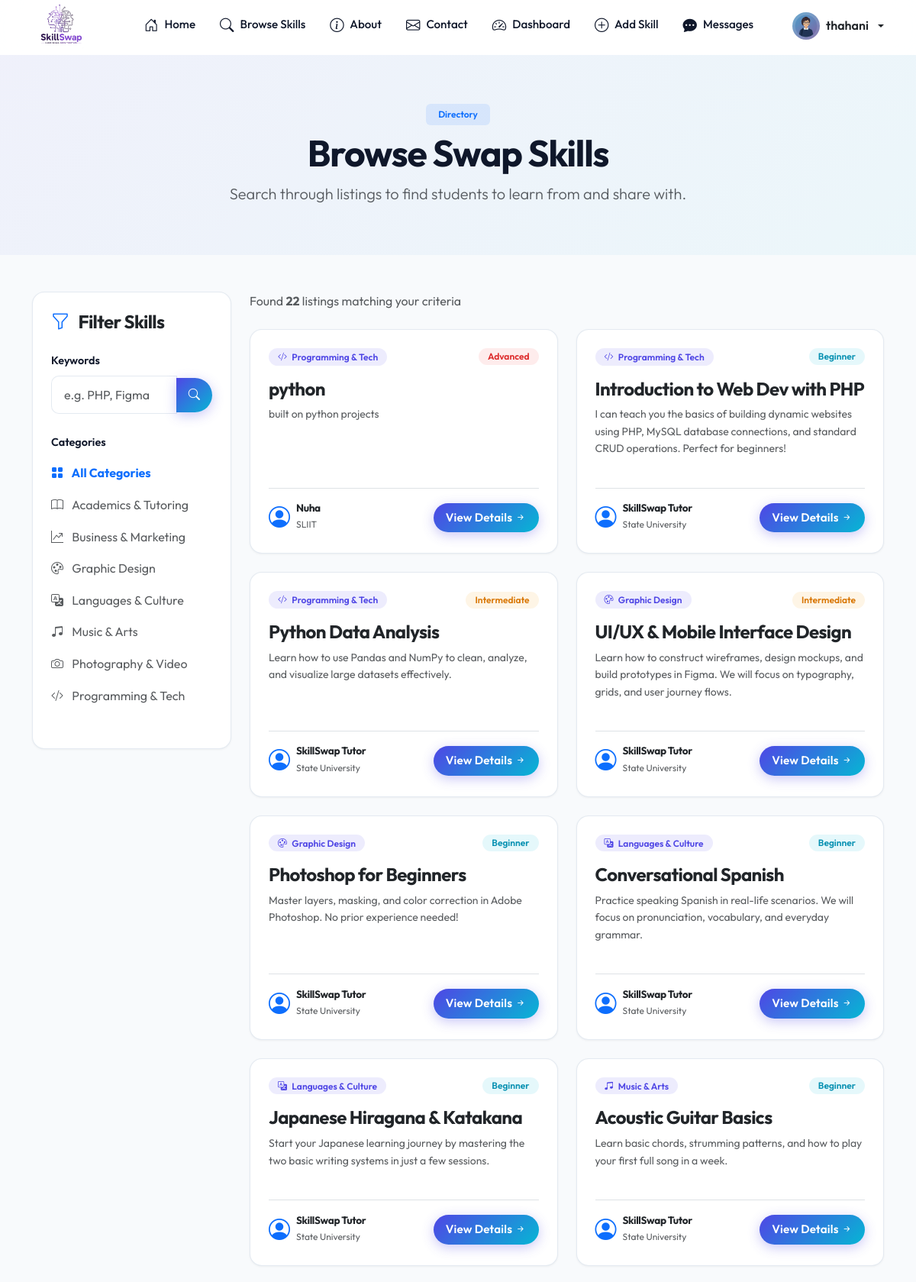
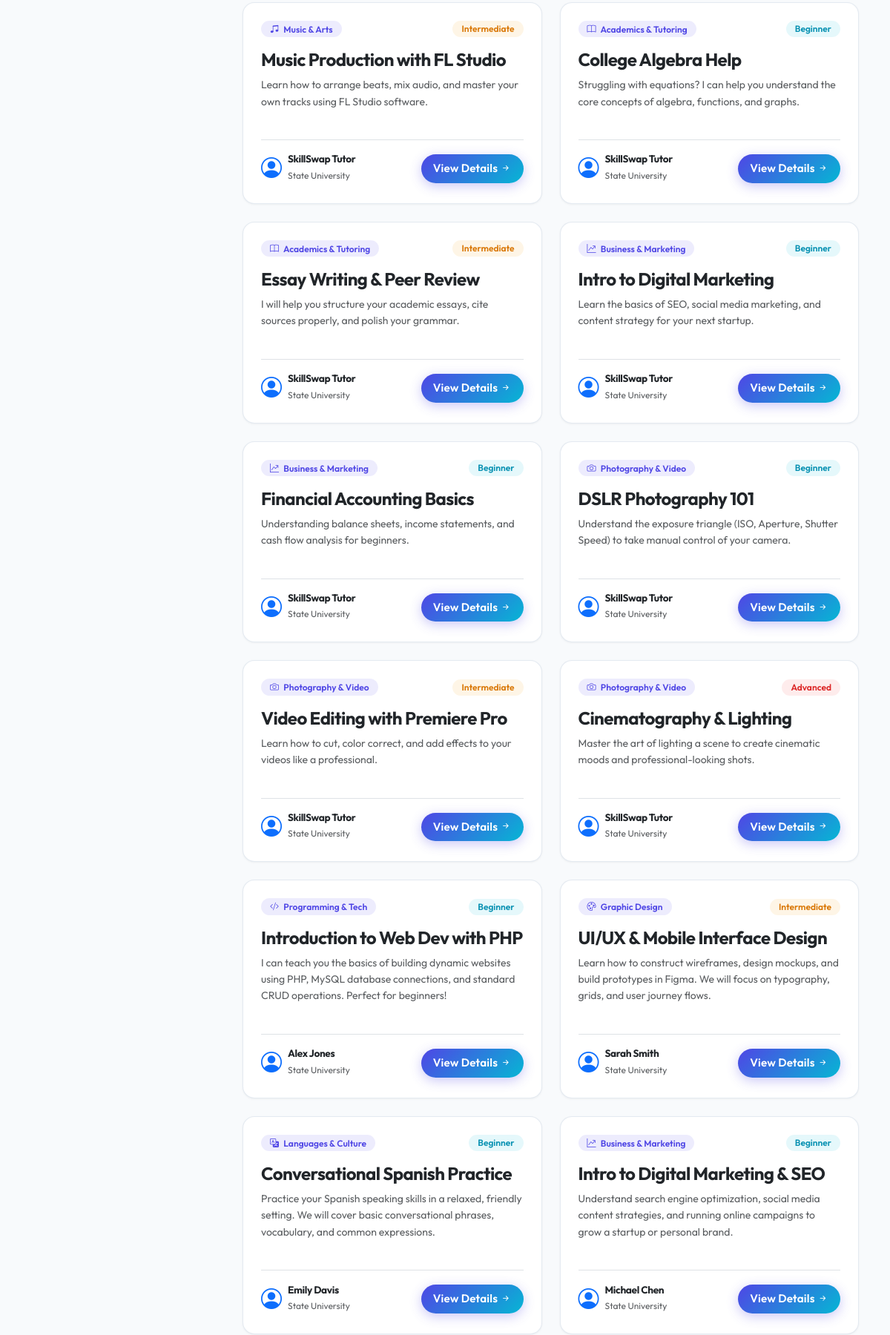
The page /browse-skills.php (signed in, upper part) on the database its author committed (2 pictures, top to bottom).
### tables this page shows
CREATE TABLE `users` (
  `id` int(11) NOT NULL,
  `username` varchar(50) NOT NULL,
  `email` varchar(100) NOT NULL,
  `password` varchar(255) NOT NULL,
  `name` varchar(100) NOT NULL,
  `university` varchar(150) DEFAULT NULL,
  `department` varchar(150) DEFAULT NULL,
  `bio` text DEFAULT NULL,
  `skills_teach` text DEFAULT NULL,
  `skills_learn` text DEFAULT NULL,
  `profile_photo` varchar(255) DEFAULT 'default-profile.png',
  `created_at` timestamp NOT NULL DEFAULT current_timestamp()
);

CREATE TABLE `categories` (
  `id` int(11) NOT NULL,
  `name` varchar(50) NOT NULL,
  `icon` varchar(50) DEFAULT 'bi-code-slash'
);

CREATE TABLE `skills` (
  `id` int(11) NOT NULL,
  `user_id` int(11) NOT NULL,
  `title` varchar(100) NOT NULL,
  `description` text NOT NULL,
  `category_id` int(11) NOT NULL,
  `level` enum('Beginner','Intermediate','Advanced') NOT NULL,
  `availability` varchar(100) NOT NULL,
  `created_at` timestamp NOT NULL DEFAULT current_timestamp()
);

### includes/auth.php (called while the page is built, shortened)
<?php
function isLoggedIn() {
    return isset($_SESSION['user_id']);
}
function isAdminLoggedIn() {
    return isset($_SESSION['admin_id']);
}
function getLoggedInUser($pdo) {
    try {
        $stmt = $pdo->prepare("SELECT * FROM users WHERE id = ?");
        $stmt->execute([$_SESSION['user_id']]);
        return $stmt->fetch();
    } catch (PDOException $e) {
        return null;
    }
}
?>

### browse-skills.php (the view, shortened to what this page needs)
<?php
require_once 'includes/db.php';
require_once 'includes/auth.php';
$categories = [];
try {
    $categories = $pdo->query("SELECT * FROM categories ORDER BY name ASC")->fetchAll();
} catch (PDOException $e) {
}
$search = isset($_GET['search']) ? trim($_GET['search']) : '';
$category_filter = isset($_GET['category']) ? (int)$_GET['category'] : 0;
$query = "SELECT s.*, u.name as teacher_name, u.university as teacher_uni, c.name as category_name, c.icon as category_icon
          FROM skills s
          JOIN users u ON s.user_id = u.id
          JOIN categories c ON s.category_id = c.id
          WHERE 1=1";
$params = [];
$query .= " ORDER BY s.created_at DESC";
$skills = [];
try {
    $stmt = $pdo->prepare($query);
    $stmt->execute($params);
    $skills = $stmt->fetchAll();
} catch (PDOException $e) {
    $error = "Error fetching skills database: " . $e->getMessage();
}
require_once 'includes/header.php';
require_once 'includes/navbar.php';
?>
<section class="py-5 bg-light text-center" style="background: var(--gradient-soft) !important;">
    <div class="container my-3">
        <span class="badge bg-primary bg-opacity-10 text-primary px-3 py-2 mb-2 fw-semibold">Directory</span>
        <h1 class="display-5 fw-bold">Browse Swap Skills</h1>
        <p class="text-muted lead mx-auto" style="max-width: 600px;">Search through listings to find students to learn from and share with.</p>
    </div>
</section>
<div class="container my-5">
    <div class="row g-4">
        <div class="col-lg-3">
            <div class="card card-premium p-4 bg-white sticky-lg-top" style="top: 100px; z-index: 10;">
                <h4 class="fw-bold mb-4 text-dark"><i class="bi bi-funnel text-primary me-2"></i> Filter Skills</h4>
                <form action="browse-skills.php" method="GET">
                    <div class="mb-4">
                        <label for="search" class="form-label form-label-premium">Keywords</label>
                        <div class="input-group">
                            <input type="text" name="search" id="search" class="form-control form-control-premium" placeholder="e.g. PHP, Figma" value="<?php echo htmlspecialchars($search); ?>">
                            <button type="submit" class="btn btn-premium px-3"><i class="bi bi-search"></i></button>
                        </div>
                    </div>
                    <div class="mb-4">
                        <label class="form-label form-label-premium">Categories</label>
                        <div class="list-group list-group-flush">
                            <a href="browse-skills.php?search=<?php echo urlencode($search); ?>" class="list-group-item list-group-item-action border-0 px-0 d-flex justify-content-between align-items-center py-2 <?php echo $category_filter === 0 ? 'text-primary fw-bold' : 'text-muted'; ?>">
                                <span><i class="bi bi-grid-fill me-2"></i> All Categories</span>
                            </a>
                            <?php foreach ($categories as $cat): ?>
                                <a href="browse-skills.php?category=<?php echo $cat['id']; ?>&search=<?php echo urlencode($search); ?>" class="list-group-item list-group-item-action border-0 px-0 d-flex justify-content-between align-items-center py-2 <?php echo $category_filter === (int)$cat['id'] ? 'text-primary fw-bold' : 'text-muted'; ?>">
                                    <span><i class="bi <?php echo htmlspecialchars($cat['icon']); ?> me-2"></i> <?php echo htmlspecialchars($cat['name']); ?></span>
                                </a>
                            <?php endforeach; ?>
                        </div>
                    </div>
                </form>
            </div>
        </div>
        <div class="col-lg-9">
            <div class="d-flex justify-content-between align-items-center mb-4">
                <p class="text-muted mb-0">Found <strong><?php echo count($skills); ?></strong> listings matching your criteria</p>
            </div>
            <?php if (empty($skills)): ?>
                <div class="card card-premium p-5 text-center bg-white">
                    <div class="display-1 text-muted"><i class="bi bi-search-heart"></i></div>
                    <h3 class="fw-bold mt-3">No Skills Found</h3>
                    <p class="text-muted mx-auto" style="max-width: 450px;">We couldn't find any skills matching your search parameters. Try clearing the filters or search for something else!</p>
                    <div class="mt-3">
                        <a href="browse-skills.php" class="btn btn-premium"><i class="bi bi-arrow-counterclockwise me-1"></i> View All Listings</a>
                    </div>
                </div>
            <?php else: ?>
                <div class="row g-4">
                    <?php foreach ($skills as $skill): ?>
                        <div class="col-md-6">
                            <div class="card card-premium h-100 d-flex flex-column justify-content-between p-4 bg-white">
                                <div>
                                    <div class="d-flex justify-content-between align-items-center mb-3">
                                        <span class="badge badge-custom badge-category">
                                            <i class="bi <?php echo htmlspecialchars($skill['category_icon']); ?> me-1"></i> <?php echo htmlspecialchars($skill['category_name']); ?>
                                        </span>
                                        <span class="badge badge-custom badge-level-<?php echo strtolower($skill['level']); ?>"><?php echo htmlspecialchars($skill['level']); ?></span>
                                    </div>
                                    <h4 class="fw-bold text-dark mb-2"><?php echo htmlspecialchars($skill['title']); ?></h4>
                                    <p class="text-muted small mb-4"><?php echo htmlspecialchars(substr($skill['description'], 0, 150)) . (strlen($skill['description']) > 150 ? '...' : ''); ?></p>
                                </div>
                                <div class="border-top pt-3 mt-3 d-flex justify-content-between align-items-center">
                                    <div class="d-flex align-items-center gap-2">
                                        <i class="bi bi-person-circle text-primary fs-3"></i>
                                        <div>
                                            <h6 class="mb-0 fw-bold text-dark" style="font-size: 0.85rem;"><?php echo htmlspecialchars($skill['teacher_name']); ?></h6>
                                            <small class="text-muted" style="font-size: 0.75rem;"><?php echo htmlspecialchars($skill['teacher_uni']); ?></small>
                                        </div>
                                    </div>
                                    <a href="skill-details.php?id=<?php echo $skill['id']; ?>" class="btn btn-sm btn-premium py-2 px-3">
                                        View Details <i class="bi bi-arrow-right-short"></i>
                                    </a>
                                </div>
                            </div>
                        </div>
                    <?php endforeach; ?>
                </div>
            <?php endif; ?>
        </div>
    </div>
</div>
<?php require_once 'includes/footer.php'; ?>

### includes/navbar.php (shortened to what this page needs)
<?php
$base_path = isset($base_path) ? $base_path : '';
require_once __DIR__ . '/auth.php';
require_once __DIR__ . '/db.php';
$current_user = null;
if (isLoggedIn()) {
    $current_user = getLoggedInUser($pdo);
}
?>
<nav class="navbar navbar-expand-lg navbar-custom sticky-top">
    <div class="container">
        <a class="navbar-brand navbar-brand-custom d-flex align-items-center" href="<?php echo $base_path; ?>index.php">
            <img src="<?php echo $base_path; ?>assets/img/logo2.jpeg" alt="SkillSwap Logo" style="height: 75px; width: auto; object-fit: contain;">
        </a>
        <div class="collapse navbar-collapse" id="navbarNav">
            <ul class="navbar-nav ms-lg-5 me-auto mb-2 mb-lg-0 align-items-lg-center gap-3">
                <?php if (isAdminLoggedIn()): ?>
                    <li class="nav-item">
                        <a class="nav-link nav-link-custom" href="<?php echo $base_path; ?>admin/dashboard.php">Dashboard</a>
                    </li>
                    <li class="nav-item">
                        <a class="nav-link nav-link-custom" href="<?php echo $base_path; ?>admin/users.php">Users</a>
                    </li>
                    <li class="nav-item">
                        <a class="nav-link nav-link-custom" href="<?php echo $base_path; ?>admin/skills.php">Skills</a>
                    </li>
                    <li class="nav-item">
                        <a class="nav-link nav-link-custom" href="<?php echo $base_path; ?>admin/categories.php">Categories</a>
                    </li>
                    <li class="nav-item">
                        <a class="nav-link nav-link-custom" href="<?php echo $base_path; ?>admin/requests.php">Requests</a>
                    </li>
                <?php else: ?>
                    <li class="nav-item">
                        <a class="nav-link nav-link-custom" href="<?php echo $base_path; ?>index.php">
                            <i class="bi bi-house-door"></i> Home
                        </a>
                    </li>
                    <li class="nav-item">
                        <a class="nav-link nav-link-custom" href="<?php echo $base_path; ?>browse-skills.php">
                            <i class="bi bi-search"></i> Browse Skills
                        </a>
                    </li>
                    <li class="nav-item">
                        <a class="nav-link nav-link-custom" href="<?php echo $base_path; ?>about.php">
                            <i class="bi bi-info-circle"></i> About
                        </a>
                    </li>
                    <li class="nav-item">
                        <a class="nav-link nav-link-custom" href="<?php echo $base_path; ?>contact.php">
                            <i class="bi bi-envelope"></i> Contact
                        </a>
                    </li>
                    <?php if (isLoggedIn()): ?>
                        <li class="nav-item">
                            <a class="nav-link nav-link-custom" href="<?php echo $base_path; ?>dashboard.php">
                                <i class="bi bi-speedometer2"></i> Dashboard
                            </a>
                        </li>
                        <li class="nav-item">
                            <a class="nav-link nav-link-custom" href="<?php echo $base_path; ?>add-skill.php">
                                <i class="bi bi-plus-circle"></i> Add Skill
                            </a>
                        </li>
                        <li class="nav-item">
                            <a class="nav-link nav-link-custom position-relative" href="<?php echo $base_path; ?>messages.php">
                                <i class="bi bi-chat-dots-fill"></i> Messages
                            </a>
                        </li>
                    <?php endif; ?>
                <?php endif; ?>
            </ul>
            <div class="d-flex align-items-center gap-3 ms-auto">
                <?php if (isAdminLoggedIn()): ?>
                    <span class="badge bg-danger">Admin Mode</span>
                    <a href="<?php echo $base_path; ?>logout.php" class="btn btn-premium-outline py-2 px-4">Logout</a>
                <?php elseif (isLoggedIn() && $current_user): ?>
                    <div class="dropdown">
                        <a class="d-flex align-items-center gap-2 text-decoration-none dropdown-toggle text-dark" href="#" role="button" id="profileDropdown" data-bs-toggle="dropdown" aria-expanded="false">
                            <?php
                            $photo_src = $base_path . 'assets/uploads/' . ($current_user['profile_photo'] ? $current_user['profile_photo'] : 'default-profile.png');
                            ?>
                            <img src="<?php echo $photo_src; ?>" alt="Profile" class="avatar-nav">
                            <span class="fw-semibold d-none d-sm-inline"><?php echo htmlspecialchars($current_user['username']); ?></span>
                        </a>
                    </div>
                <?php else: ?>
                    <a href="<?php echo $base_path; ?>login.php" class="btn btn-premium-outline py-2 px-4">Log In</a>
                    <a href="<?php echo $base_path; ?>register.php" class="btn btn-premium py-2 px-4">Sign Up</a>
                <?php endif; ?>
            </div>
        </div>
    </div>
</nav>

### rows shown on the page
users: profile_photo (placeholder picture), username "thahani"
categories: name "Academics & Tutoring"
categories: name "Business & Marketing"
categories: name "Graphic Design"
categories: name "Languages & Culture"
categories: name "Music & Arts"
categories: name "Photography & Video"
categories: name "Programming & Tech"
skills: category.name "Programming & Tech", level "Advanced", title "python", description "built on python projects", user.name "Nuha", user.university "SLIIT"
skills: category.name "Programming & Tech", level "Beginner", title "Introduction to Web Dev with PHP", description "I can teach you the basics of building dynamic websites using PHP, MySQL database connections, and standard CRUD operations. Perfect for beginners!", user.name "SkillSwap Tutor", user.university "State University"
skills: category.name "Programming & Tech", level "Intermediate", title "Python Data Analysis", description "Learn how to use Pandas and NumPy to clean, analyze, and visualize large datasets effectively.", user.name "SkillSwap Tutor", user.university "State University"
skills: category.name "Graphic Design", level "Intermediate", title "UI/UX & Mobile Interface Design", description "Learn how to construct wireframes, design mockups, and build prototypes in Figma. We will focus on typography, grids, and user journey flows.", user.name "SkillSwap Tutor", user.university "State University"
skills: category.name "Graphic Design", level "Beginner", title "Photoshop for Beginners", description "Master layers, masking, and color correction in Adobe Photoshop. No prior experience needed!", user.name "SkillSwap Tutor", user.university "State University"
skills: category.name "Languages & Culture", level "Beginner", title "Conversational Spanish", description "Practice speaking Spanish in real-life scenarios. We will focus on pronunciation, vocabulary, and everyday grammar.", user.name "SkillSwap Tutor", user.university "State University"
skills: category.name "Languages & Culture", level "Beginner", title "Japanese Hiragana & Katakana", description "Start your Japanese learning journey by mastering the two basic writing systems in just a few sessions.", user.name "SkillSwap Tutor", user.university "State University"
skills: category.name "Music & Arts", level "Beginner", title "Acoustic Guitar Basics", description "Learn basic chords, strumming patterns, and how to play your first full song in a week.", user.name "SkillSwap Tutor", user.university "State University"
skills: category.name "Music & Arts", level "Intermediate", title "Music Production with FL Studio", description "Learn how to arrange beats, mix audio, and master your own tracks using FL Studio software.", user.name "SkillSwap Tutor", user.university "State University"
skills: category.name "Academics & Tutoring", level "Beginner", title "College Algebra Help", description "Struggling with equations? I can help you understand the core concepts of algebra, functions, and graphs.", user.name "SkillSwap Tutor", user.university "State University"
skills: category.name "Academics & Tutoring", level "Intermediate", title "Essay Writing & Peer Review", description "I will help you structure your academic essays, cite sources properly, and polish your grammar.", user.name "SkillSwap Tutor", user.university "State University"
skills: category.name "Business & Marketing", level "Beginner", title "Intro to Digital Marketing", description "Learn the basics of SEO, social media marketing, and content strategy for your next startup.", user.name "SkillSwap Tutor", user.university "State University"
skills: category.name "Business & Marketing", level "Beginner", title "Financial Accounting Basics", description "Understanding balance sheets, income statements, and cash flow analysis for beginners.", user.name "SkillSwap Tutor", user.university "State University"
skills: category.name "Photography & Video", level "Beginner", title "DSLR Photography 101", description "Understand the exposure triangle (ISO, Aperture, Shutter Speed) to take manual control of your camera.", user.name "SkillSwap Tutor", user.university "State University"
skills: category.name "Photography & Video", level "Intermediate", title "Video Editing with Premiere Pro", description "Learn how to cut, color correct, and add effects to your videos like a professional.", user.name "SkillSwap Tutor", user.university "State University"
skills: category.name "Photography & Video", level "Advanced", title "Cinematography & Lighting", description "Master the art of lighting a scene to create cinematic moods and professional-looking shots.", user.name "SkillSwap Tutor", user.university "State University"
skills: category.name "Programming & Tech", level "Beginner", title "Introduction to Web Dev with PHP", description "I can teach you the basics of building dynamic websites using PHP, MySQL database connections, and standard CRUD operations. Perfect for beginners!", user.name "Alex Jones", user.university "State University"
skills: category.name "Graphic Design", level "Intermediate", title "UI/UX & Mobile Interface Design", description "Learn how to construct wireframes, design mockups, and build prototypes in Figma. We will focus on typography, grids, and user journey flows.", user.name "Sarah Smith", user.university "State University"
skills: category.name "Languages & Culture", level "Beginner", title "Conversational Spanish Practice", description "Practice your Spanish speaking skills in a relaxed, friendly setting. We will cover basic conversational phrases, vocabulary, and common expressions.", user.name "Emily Davis", user.university "State University"
skills: category.name "Business & Marketing", level "Beginner", title "Intro to Digital Marketing & SEO", description "Understand search engine optimization, social media content strategies, and running online campaigns to grow a startup or personal brand.", user.name "Michael Chen", user.university "State University"

### other values the page prints
count($skills) "22"
